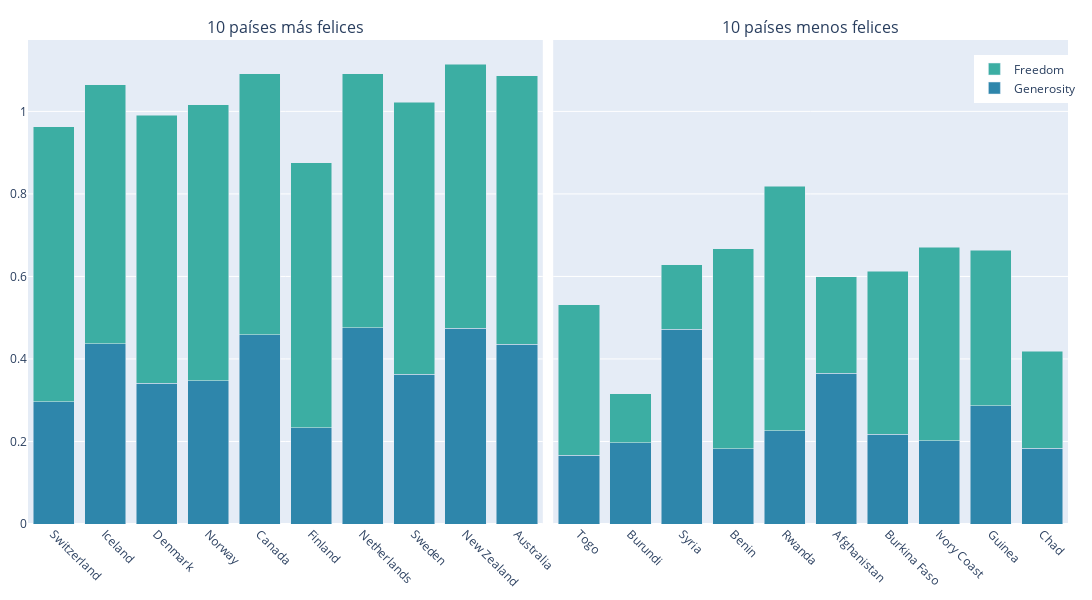

The notebook cell saved with this chart:
### Markdown cell above
### <font color='#A23B72'>Implementacion de interactividad con plotly y bokeh</font>

### Code cell
fig1 = px.bar(
    datos_fel,
    x="Country",
    y=['Generosity','Freedom'],
    color_discrete_map={
        "Generosity": "#2E86AB",
        "Freedom": "#3CAEA3"
    }
)
fig2 = px.bar(
    datos_feli,
    x="Country",
    y=['Generosity','Freedom'],
    color_discrete_map={
        "Generosity": "#2E86AB",
        "Freedom": "#3CAEA3"
    }
)
fig = make_subplots(
    rows=1,
    cols=2,
    shared_yaxes=True,
    subplot_titles=('10 países más felices','10 países menos felices'),
    horizontal_spacing=0.01
)
for trace in fig1.data:
    trace.legendgroup = 'group1'
    trace.showlegend = False
    fig.add_trace(trace,row=1,col=1)
for trace in fig2.data:
    trace.legendgroup = 'group2'
    fig.add_trace(trace,row=1,col=2)

fig.update_layout(
    width=1400,
    height=600,
    barmode='stack',
    legend1=dict(x=0.91,y=0.97),
    margin=dict(l=20,r=20,t=40,b=10),
    xaxis=dict(tickangle=45),    
    xaxis2=dict(tickangle=45)
)

fig.show()

### Figure 1 — Plotly figure (JSON) as saved in the notebook; plotly's stock layout.template omitted (floating-point values rounded to 4 significant figures)
{"data": [{"alignmentgroup": "True", "hovertemplate": "variable=Generosity<br>Country=%{x}<br>value=%{y}<extra></extra>", "legendgroup": "group1", "marker": {"color": "#2E86AB", "pattern": {"shape": ""}}, "name": "Generosity", "offsetgroup": "Generosity", "orientation": "v", "showlegend": false, "textposition": "auto", "type": "bar", "x": ["Switzerland", "Iceland", "Denmark", "Norway", "Canada", "Finland", "Netherlands", "Sweden", "New Zealand", "Australia"], "xaxis": "x", "y": [0.2968, 0.4363, 0.3414, 0.347, 0.4581, 0.2335, 0.4761, 0.3626, 0.475, 0.4356], "yaxis": "y"}, {"alignmentgroup": "True", "hovertemplate": "variable=Freedom<br>Country=%{x}<br>value=%{y}<extra></extra>", "legendgroup": "group1", "marker": {"color": "#3CAEA3", "pattern": {"shape": ""}}, "name": "Freedom", "offsetgroup": "Freedom", "orientation": "v", "showlegend": false, "textposition": "auto", "type": "bar", "x": ["Switzerland", "Iceland", "Denmark", "Norway", "Canada", "Finland", "Netherlands", "Sweden", "New Zealand", "Australia"], "xaxis": "x", "y": [0.6656, 0.6288, 0.6494, 0.6697, 0.633, 0.6417, 0.6158, 0.6598, 0.6394, 0.6512], "yaxis": "y"}, {"alignmentgroup": "True", "hovertemplate": "variable=Generosity<br>Country=%{x}<br>value=%{y}<extra></extra>", "legendgroup": "group2", "marker": {"color": "#2E86AB", "pattern": {"shape": ""}}, "name": "Generosity", "offsetgroup": "Generosity", "orientation": "v", "showlegend": true, "textposition": "auto", "type": "bar", "x": ["Togo", "Burundi", "Syria", "Benin", "Rwanda", "Afghanistan", "Burkina Faso", "Ivory Coast", "Guinea", "Chad"], "xaxis": "x2", "y": [0.1668, 0.1973, 0.4718, 0.1826, 0.2263, 0.3651, 0.2175, 0.2016, 0.2866, 0.1839], "yaxis": "y2"}, {"alignmentgroup": "True", "hovertemplate": "variable=Freedom<br>Country=%{x}<br>value=%{y}<extra></extra>", "legendgroup": "group2", "marker": {"color": "#3CAEA3", "pattern": {"shape": ""}}, "name": "Freedom", "offsetgroup": "Freedom", "orientation": "v", "showlegend": true, "textposition": "auto", "type": "bar", "x": ["Togo", "Burundi", "Syria", "Benin", "Rwanda", "Afghanistan", "Burkina Faso", "Ivory Coast", "Guinea", "Chad"], "xaxis": "x2", "y": [0.3645, 0.1185, 0.1568, 0.4845, 0.592, 0.2341, 0.3949, 0.4687, 0.3772, 0.235], "yaxis": "y2"}], "layout": {"annotations": [{"font": {"size": 16}, "showarrow": false, "text": "10 países más felices", "x": 0.2475, "xanchor": "center", "xref": "paper", "y": 1, "yanchor": "bottom", "yref": "paper"}, {"font": {"size": 16}, "showarrow": false, "text": "10 países menos felices", "x": 0.7525, "xanchor": "center", "xref": "paper", "y": 1, "yanchor": "bottom", "yref": "paper"}], "barmode": "stack", "height": 600, "legend": {"x": 0.91, "y": 0.97}, "margin": {"b": 10, "l": 20, "r": 20, "t": 40}, "width": 1400, "xaxis": {"anchor": "y", "domain": [0, 0.495], "tickangle": 45}, "xaxis2": {"anchor": "y2", "domain": [0.505, 1], "tickangle": 45}, "yaxis": {"anchor": "x", "domain": [0, 1]}, "yaxis2": {"anchor": "x2", "domain": [0, 1], "matches": "y", "showticklabels": false}}}
